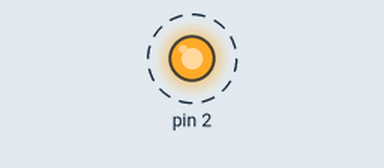
Bench run of a sketch on a simulated Arduino Uno, built with avr-gcc and run on an emulated ATmega328P. Shown: output pins drawn as LEDs (lit = HIGH). Dashed ring = blinking.

Above: at 0.5 s.
Timing chart, 0 to 4.6 s (numbered marks = the images above):
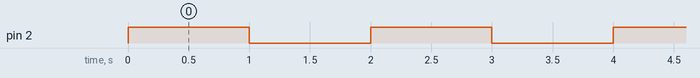

The sketch:

sketch.ino
```cpp
void setup() {
  pinMode(PB2, OUTPUT);
}

void loop() {
  digitalWrite(PB2, HIGH);
  delay(1000);
  digitalWrite(PB2, LOW);
  delay(1000);
}
```

Measured:
- by itself, pin 2: alternates HIGH for 1.0 s and LOW for 1.0 s
